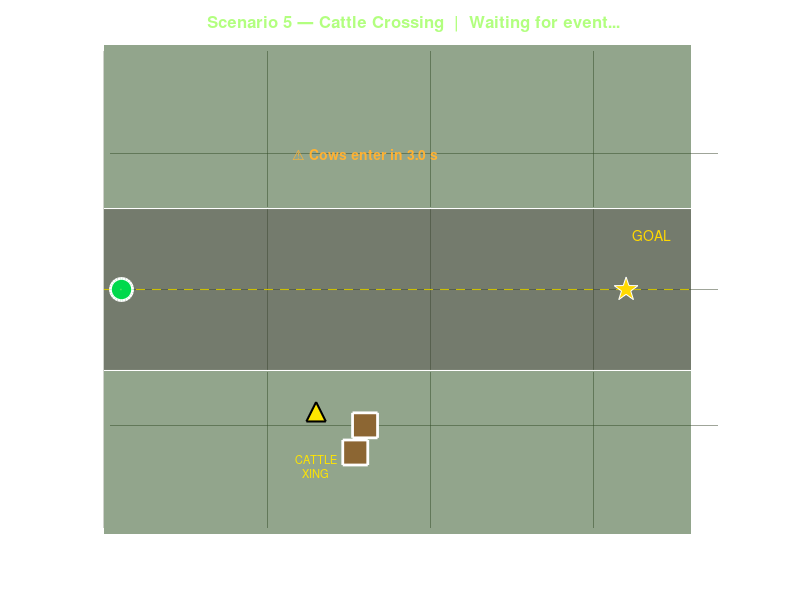

Reproduce this figure in MATLAB. (Note: this script raises an error after producing the figure.)
% scenario_cattle_crossing.m
% ADAS Vision — Driving Scenario 5: Cattle Crossing
%
% Creates a village road where TWO COWS suddenly walk onto the road
% from the left shoulder after 3 seconds. The ego vehicle must detect
% the obstacle, brake, and wait for the cows to clear before proceeding.
%
% Usage:
%   >> scenario_cattle_crossing

fprintf('=== Scenario 5: Cattle Crossing ===\n');

% ---------------------------------------------------------------------------
% Road geometry — straight rural road (6 m wide)
% ---------------------------------------------------------------------------
road_width_m = 6.0;
road_len_m   = 180.0;
lw           = road_width_m / 2;

% Road edges
rx = [0, road_len_m];

% ---------------------------------------------------------------------------
% Actors
% ---------------------------------------------------------------------------
% Ego: starts 20 m from beginning, heading east
ego.x = 5; ego.y = 0; ego.heading = 0; ego.speed = 11.1;  % ~40 km/h

% Cow 1: starts on left shoulder, enters road at t=3 s
cow1.x = 80; cow1.y = -lw - 2;   % starts off-road (left)
cow1.speed = 0.8; cow1.heading = pi/2;   % walks straight across (+y)
cow1.active = false;  % not moving yet

% Cow 2: slightly behind, enters road at t=3.5 s
cow2.x = 77; cow2.y = -lw - 3;
cow2.speed = 0.7; cow2.heading = pi/2;
cow2.active = false;

goal    = [160, 0];
goal_tol = 4.0;

% ---------------------------------------------------------------------------
% Simulation parameters
% ---------------------------------------------------------------------------
dt     = 0.033;
t_end  = 35.0;
wb     = 2.70;
max_st = deg2rad(35);
pp_la  = 10.0;

% ---------------------------------------------------------------------------
% Figure
% ---------------------------------------------------------------------------
fig = figure('Name','Scenario 5 — Cattle Crossing','NumberTitle','off',...
             'Color',[0.06 0.07 0.05],'Position',[100 150 1000 550]);
ax  = axes('Parent',fig,'Color',[0.13 0.15 0.10],...
           'XColor','w','YColor','w','GridColor',[0.25 0.3 0.20],...
           'GridAlpha',0.5,'Box','on');
hold(ax,'on'); grid(ax,'on');
xlabel(ax,'X (m)','Color','w'); ylabel(ax,'Y (m)','Color','w');
title(ax,'Scenario 5 — Cattle Crossing  |  Waiting for event...','Color',[0.7 1 0.5],'FontSize',12);
xlim(ax,[0, road_len_m+10]); ylim(ax,[-lw-6, lw+6]);

% Road fill
fill(ax,[0, road_len_m, road_len_m, 0],[-lw, -lw, lw, lw],...
     [0.22 0.26 0.18],'EdgeColor','none','FaceAlpha',0.7);

% Road markings
plot(ax,[0 road_len_m], [ lw  lw],'w-','LineWidth',1.5);
plot(ax,[0 road_len_m], [-lw -lw],'w-','LineWidth',1.5);
plot(ax,[0 road_len_m], [0 0],'--','Color',[0.8 0.75 0.0],'LineWidth',0.8);

% Grass shoulders
fill(ax,[0, road_len_m, road_len_m, 0],[-lw-6,-lw-6,-lw,-lw],...
     [0.15 0.30 0.10],'EdgeColor','none','FaceAlpha',0.5);
fill(ax,[0, road_len_m, road_len_m, 0],[lw, lw, lw+6, lw+6],...
     [0.15 0.30 0.10],'EdgeColor','none','FaceAlpha',0.5);

% Cattle warning sign (on left shoulder near x=65)
plot(ax, 65, -lw-1.5, '^','MarkerSize',14,...
     'MarkerFaceColor',[1 0.9 0],'MarkerEdgeColor','k','LineWidth',1.5);
text(ax, 65, -lw-3.5, {'CATTLE','XING'}, 'Color', [1 0.9 0], 'FontSize', 8, ...
     'HorizontalAlignment', 'center');

% Goal marker
plot(ax, goal(1), goal(2),'p','MarkerSize',18,...
     'MarkerFaceColor',[1 0.85 0],'MarkerEdgeColor','w');
text(ax, goal(1)+2, goal(2)+2,'GOAL','Color',[1 0.85 0],'FontSize',10);

% Actor handles
h_ego  = plot(ax, ego.x,  ego.y,  'o','MarkerSize',16,'MarkerFaceColor',[0 0.85 0.3],...
              'MarkerEdgeColor','w','LineWidth',2);
h_cow1 = plot(ax, cow1.x, cow1.y, 's','MarkerSize',18,'MarkerFaceColor',[0.55 0.40 0.20],...
              'MarkerEdgeColor','w','LineWidth',2);
h_cow2 = plot(ax, cow2.x, cow2.y, 's','MarkerSize',18,'MarkerFaceColor',[0.55 0.40 0.20],...
              'MarkerEdgeColor','w','LineWidth',2);
h_traj = plot(ax, ego.x, ego.y,'--','Color',[0.4 0.9 0.4],'LineWidth',1);

% Labels
text(ax, cow1.x+1, cow1.y+1, '🐄','FontSize',16,'Color',[0.8 0.6 0.2]);
text(ax, cow2.x+1, cow2.y+1, '🐄','FontSize',16,'Color',[0.8 0.6 0.2]);

% Countdown label
h_count = text(ax, 80, lw+2,'Cows enter in 3.0 s','Color',[1 0.7 0.2],...
               'FontSize',10,'HorizontalAlignment','center','FontWeight','bold');
h_status = text(ax, 0.02, 0.97,'','Units','normalized','Color','w',...
                'FontSize',10,'VerticalAlignment','top','FontWeight','bold');

drawnow;

% ---------------------------------------------------------------------------
% Simulation
% ---------------------------------------------------------------------------
t = 0;
arrived = false;
traj_x = ego.x; traj_y = ego.y;
event_log = {};
waiting   = false;

while t < t_end && ishandle(fig)

    dist_to_goal = norm(goal - [ego.x, ego.y]);
    if dist_to_goal < goal_tol, arrived = true; break; end

    % ── Cattle event trigger ─────────────────────────────────────────────
    if t >= 3.0,   cow1.active = true; end
    if t >= 3.5,   cow2.active = true; end

    % ── Update cows ─────────────────────────────────────────────────────
    if cow1.active && cow1.y < lw + 3
        cow1.y = cow1.y + cow1.speed * dt;
        % Stop once across
        if cow1.y > lw + 2, cow1.active = false; end
    end
    if cow2.active && cow2.y < lw + 3
        cow2.y = cow2.y + cow2.speed * dt;
        if cow2.y > lw + 2, cow2.active = false; end
    end

    % ── Decision ────────────────────────────────────────────────────────
    cow_in_road1 = cow1.y > -lw && cow1.y < lw;
    cow_in_road2 = cow2.y > -lw && cow2.y < lw;
    cow_in_road  = cow_in_road1 || cow_in_road2;

    dist_c1 = norm([cow1.x - ego.x, cow1.y - ego.y]);
    dist_c2 = norm([cow2.x - ego.x, cow2.y - ego.y]);
    dist_cow = min(dist_c1, dist_c2);

    if cow_in_road && dist_cow < 8
        decision = 'EMERGENCY_STOP'; speed_target = 0;
        if ~waiting
            ev = sprintf('t=%.1fs: EMERGENCY_STOP — cow %.1fm in-path', t, dist_cow);
            event_log{end+1} = ev; fprintf('  %s\n', ev);
            waiting = true;
        end
    elseif cow_in_road && dist_cow < 20
        decision = 'BRAKE'; speed_target = 0.5;
        if t > 3.5
            ev = sprintf('t=%.1fs: BRAKE — cow %.1fm ahead (in road)', t, dist_cow);
            if isempty(event_log) || ~strcmp(event_log{end}, ev)
                event_log{end+1} = ev; fprintf('  %s\n', ev);
            end
        end
    elseif dist_cow < 35 && cow_in_road
        decision = 'SLOW'; speed_target = 3.0;
    elseif dist_cow < 50 && t > 2.5
        decision = 'CAUTION'; speed_target = 6.0;
        if t < 4.5
            ev = sprintf('t=%.1fs: CAUTION — cattle detected %.1fm ahead', t, dist_cow);
            if isempty(event_log) || ~strcmp(event_log{end}, ev)
                event_log{end+1} = ev; fprintf('  %s\n', ev);
            end
        end
    else
        decision = 'PROCEED'; speed_target = 11.1;
        if waiting && ~cow_in_road
            ev = sprintf('t=%.1fs: PROCEED — road clear, resuming', t);
            event_log{end+1} = ev; fprintf('  %s\n', ev);
            waiting = false;
        end
    end

    % ── Steering: straight to goal ───────────────────────────────────────
    alpha = atan2(goal(2)-ego.y, goal(1)-ego.x) - ego.heading;
    alpha = atan2(sin(alpha), cos(alpha));
    steer = atan2(2*wb*sin(alpha), pp_la);
    steer = max(-max_st, min(max_st, steer));

    % ── Speed control ────────────────────────────────────────────────────
    accel = 1.2 * (speed_target - ego.speed);
    ego.speed = max(0, min(15, ego.speed + accel*dt));

    % ── Integrate ego ────────────────────────────────────────────────────
    ego.x = ego.x + ego.speed * cos(ego.heading) * dt;
    ego.y = ego.y + ego.speed * sin(ego.heading) * dt;
    ego.heading = ego.heading + (ego.speed/wb)*tan(steer)*dt;

    traj_x(end+1) = ego.x; traj_y(end+1) = ego.y;

    % ── Plot ────────────────────────────────────────────────────────────
    set(h_ego,  'XData', ego.x,  'YData', ego.y);
    set(h_cow1, 'XData', cow1.x, 'YData', cow1.y);
    set(h_cow2, 'XData', cow2.x, 'YData', cow2.y);
    set(h_traj, 'XData', traj_x, 'YData', traj_y);

    % Countdown
    if t < 3.0
        set(h_count,'String',sprintf('⚠ Cows enter in %.1f s', 3.0 - t),'Visible','on');
    elseif t < 5.0
        set(h_count,'String','⚠ CATTLE ON ROAD','Color',[1 0.2 0.2],...
            'FontSize',12,'Visible','on');
    else
        set(h_count,'Visible','off');
    end

    col = scenario_color(decision);
    set(h_status,'String',...
        sprintf('t=%.1f s  |  %s  |  Speed: %.1f km/h  |  Cow dist: %.1f m',...
        t, decision, ego.speed*3.6, dist_cow),'Color',col);
    title(ax, sprintf('Scenario 5 — Cattle Crossing  |  %s', decision),...
          'Color', col, 'FontSize', 12);

    drawnow limitrate;
    t = t + dt;
end

fprintf('\n=== Scenario 5 Complete ===\n');
if arrived
    fprintf('  Goal reached in %.1f s\n', t);
else
    fprintf('  Ended at t=%.1f s\n', t);
end
fprintf('  Events: %d\n', numel(event_log));
for k = 1:numel(event_log)
    fprintf('    %s\n', event_log{k});
end

scenario_result.name = 'cattle_crossing';
scenario_result.t_total = t; scenario_result.arrived = arrived;
scenario_result.traj_x = traj_x; scenario_result.traj_y = traj_y;
assignin('base','scenario_result', scenario_result);

function c = scenario_color(d)
    switch d
        case 'PROCEED',         c=[0.2 0.9 0.2];
        case 'CAUTION',         c=[1.0 0.8 0.0];
        case 'SLOW',            c=[1.0 0.5 0.0];
        case 'BRAKE',           c=[1.0 0.2 0.0];
        case 'EMERGENCY_STOP',  c=[1.0 0.0 0.0];
        otherwise,              c=[0.8 0.8 0.8];
    end
end
